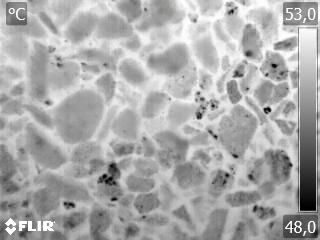
#> input picture img/103_E5R_0.jpg, 320 x 240 px, given in place of 104_E5R_0.jpg, which was not available
$ python blob_finder.py
#> lines starting #> are read from the running program, lines starting #| are printed output that depends on the picture; after the words box and inside, x2 and y2 are one past the last pixel; in counts of white or black regions, pixels touching at a corner belong together; pictures that were not available may be replaced by others from this repository, and a replacement may not be noted
### img_processing.py
'''Supporting functions for image preprocessng, data loading and labeling.'''

import glob

import matplotlib.pyplot as plt
import natsort
import numpy as np
from PIL import Image
import pytesseract
from skimage.color import rgb2gray
from skimage.exposure import histogram
from skimage.filters import threshold_otsu
from skimage.io import imread
from skimage.transform import rescale
from skimage.util import invert, crop


def show_with_hist(img, title):
    '''Plot imgage alongside its histogram.'''
    plt.figure()
    plt.subplot(121)
    plt.imshow(img, cmap=plt.get_cmap('gray'))
    plt.title(title)
    hist, bins_center = histogram(img)
    plt.subplot(122)
    plt.plot(bins_center, hist, lw=2)


def crop_ui(img):
    '''Remove FLIR camera UI from image'''
    img_cropped = crop(img, ((27, 19), (25, 37)))
    return img_cropped


def get_temperature_bounds(img, bounds=(((6, 24), (283, 318)),
                                        ((219, 236), (283, 318)))):
    '''Extract temperature values from FLIR UI on image.'''
    img = invert(img)
    temp_txt = []
    for bound in bounds:
        bound_img = img[slice(*bound[0]), slice(*bound[1])]
        bound_img = rescale(bound_img, 4, anti_aliasing=True)
        thr = threshold_otsu(bound_img)
        img_txt = bound_img > thr
        img_txt = Image.fromarray(img_txt)
        temp = pytesseract.image_to_string(img_txt, config='digits')
        if temp != '':
            temp = float(temp) / 10
        else:
            temp = 0
        temp_txt.append(temp)
    return temp_txt


# [43 lines left out: functions full_prepare, load_img_series, default_img_set, decode_labels, encode_labels, not called in this run]

### blob_finder.py
'''Find blobs in thermal images of grains.'''

from math import sqrt

import matplotlib.pyplot as plt
from skimage.color import rgb2gray
from skimage.feature import blob_dog
from skimage.io import imread
from skimage.util import invert

from img_processing import crop_ui, get_temperature_bounds, show_with_hist


def find_blobs(img):
    '''
    Find blobs in given image and get list of their positions and radiuses.
    '''
    # Detect blobs with Difference of Gaussian
    blobs = blob_dog(img, max_sigma=2, threshold=0.1)
    # Get blobs radiuses from each kernel sigma
    blobs[:, 2] = blobs[:, 2] * sqrt(2)
    return blobs


def main():
    '''Demo blob finding in grain image.'''
    # Load and show
    img = imread('img/104_E5R_0.jpg')
#> img is the input picture: shape (240, 320, 3); mean R, G, B 170.5, 170.5, 170.5
    img = rgb2gray(img)
#> img: shape (240, 320) float64
    show_with_hist(img, 'Original image')
#> in show_with_hist, `hist, bins_center = histogram(img)`: hist = 256 values, max 985 at index 158, min 3 at index 25, mean 300; bins_center = 256 values from 0.00195 to 0.998

    # Get temperature bounds
    print(get_temperature_bounds(img))
#> in get_temperature_bounds, `img = invert(img)`:
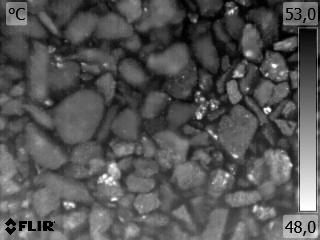
#> img: shape (240, 320) float64; min 0, max 1, mean 0.331
#> the loop in get_temperature_bounds, `for bound in bounds:` made 1 pass
#> thr on pass 1: 0.295
#> pass 1, in get_temperature_bounds, `bound_img = rescale(bound_img, 4, anti_aliasing=True)`:
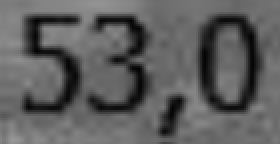
#> bound_img: shape (72, 140) float64 (shown 2 times larger); min 0.00717, max 0.595, mean 0.37
#> pass 1, in get_temperature_bounds, `img_txt = bound_img > thr`:
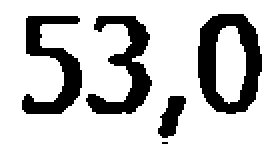
#> img_txt: shape (72, 140) bool (shown 2 times larger); 76.8% white; 5 black regions (1 under 20 px), largest, box (x1, y1, x2, y2) and area: (99, 7, 131, 57) 854, (43, 8, 76, 57) 664, (11, 8, 41, 57) 648, (79, 48, 93, 69) 171
#> after the loop in get_temperature_bounds, `for bound in bounds:`: temp_txt = []
#> (the call stopped at in get_temperature_bounds, `temp = pytesseract.image_to_string(img_txt, config='digits')`: pytesseract is not available in this run)

    # Crop
    img_crop = crop_ui(img)
#> in crop_ui, `img_cropped = crop(img, ((27, 19), (25, 37)))`:
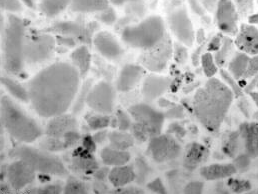
#> img_cropped: shape (194, 258) float64; min 0, max 1, mean 0.681
    show_with_hist(img_crop, 'Cropped image')

    # Invert
    img_inv = invert(img_crop)
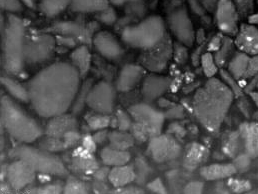
#> img_inv: shape (194, 258) float64; min 0, max 1, mean 0.319
    show_with_hist(img_inv, 'Inverted')

    img_prep = img_inv

    blobs = find_blobs(img_prep)
#> in find_blobs, `blobs = blob_dog(img, max_sigma=2, threshold=0.1)`: blobs = 47 rows, first 8: [82, 243, 1.6], [89, 174, 1.6], [38, 249, 1.6], [109, 190, 1], [129, 210, 1.6], [148, 202, 1], [78, 188, 1], [27, 223, 1.6]
#> blobs = 47 rows, first 8: [82, 243, 2.26], [89, 174, 2.26], [38, 249, 2.26], [109, 190, 1.41], [129, 210, 2.26], [148, 202, 1.41], [78, 188, 1.41], [27, 223, 2.26]

    _, ax = plt.subplots(1)
    plt.title("blobs detection with DoH")
    plt.imshow(img_crop, cmap=plt.get_cmap('gray'))
    for blob in blobs:
        y, x, r = blob
        c = plt.Circle((x, y), r, color='r', linewidth=0.75, fill=False)
        ax.add_patch(c)
#> this loop made 47 passes
#> (y, x, r) on passes 1 to 12: (82, 243, 2.26), (89, 174, 2.26), (38, 249, 2.26), (109, 190, 1.41), (129, 210, 2.26), (148, 202, 1.41), (78, 188, 1.41), (27, 223, 2.26), (66, 173, 1.41), (177, 46, 2.26), (172, 88, 1.41), (48, 241, 1.41)
    ax.set_axis_off()
    print(len(blobs))
#| 47


if __name__ == "__main__":
    main()
#> figure, not shown here; panel 2: curve peaks at x = 0.619, y = 985
#> figure, not shown here; panel 2: curve peaks at x = 0.619, y = 706
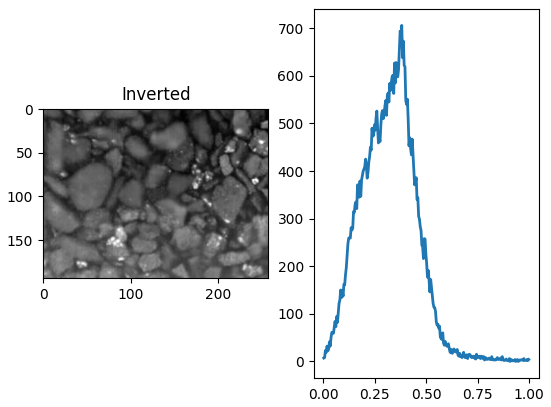
#> figure drawn by matplotlib, 2 panels; panel 2: curve peaks at x = 0.381, y = 706
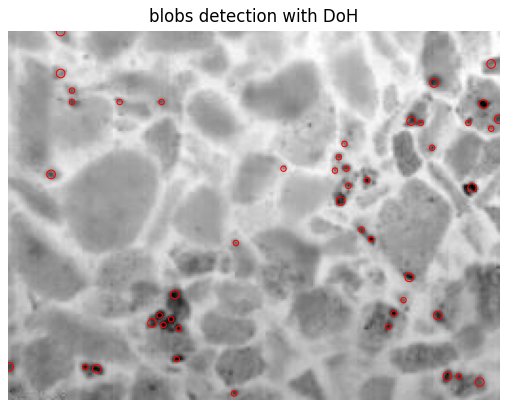
#> figure drawn by matplotlib, 1 panel

$ run again, on img/103_E5R_4.jpg
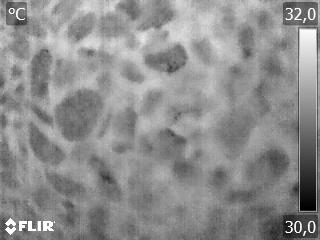
#> input picture img/103_E5R_4.jpg, 320 x 240 px, given in place of 104_E5R_0.jpg, which was not available
#> in main, img is the input picture: shape (240, 320, 3); min 0, max 255, mean 141.6
#> hist = 256 values, max 1108 at index 135, min 3 at index 9, mean 300; bins_center = 256 values from 0.00195 to 0.998
#> the loop in get_temperature_bounds, `for bound in bounds:` made 1 pass
#> thr on pass 1: 0.399
#> pass 1, in get_temperature_bounds, `img_txt = bound_img > thr`:
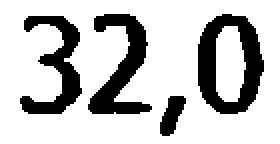
#> img_txt: shape (72, 140) bool (shown 2 times larger); 76.5% white; 4 black regions, box (x1, y1, x2, y2) and area: (99, 7, 132, 57) 866, (44, 7, 76, 57) 706, (10, 8, 41, 57) 637, (80, 48, 93, 68) 158
#> after the loop in get_temperature_bounds, `for bound in bounds:`: temp_txt = []
#> in find_blobs, `blobs = blob_dog(img, max_sigma=2, threshold=0.1)`: blobs = empty array
#| 0
#> `main()`:
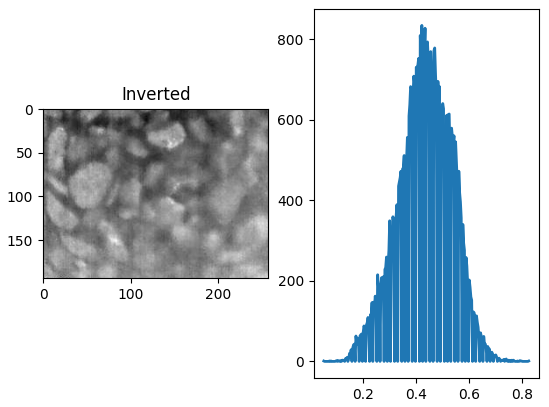
#> figure drawn by matplotlib, 2 panels; panel 2: curve peaks at x = 0.423, y = 834

$ run again, on img/105_E11R_0.jpg
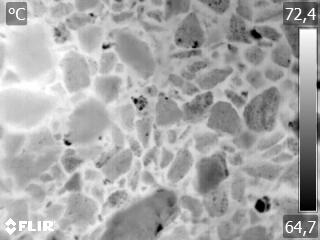
#> input picture img/105_E11R_0.jpg, 320 x 240 px, given in place of 104_E5R_0.jpg, which was not available
#> in main, img is the input picture: shape (240, 320, 3); min 0, max 255, mean 168
#> hist = 256 values, max 932 at index 177, min 5 at index 15, mean 300; bins_center = 256 values from 0.00195 to 0.998
#> the loop in get_temperature_bounds, `for bound in bounds:` made 1 pass
#> thr on pass 1: 0.447
#> pass 1, in get_temperature_bounds, `img_txt = bound_img > thr`:
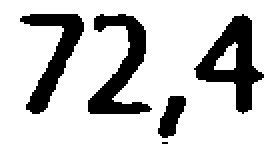
#> img_txt: shape (72, 140) bool (shown 2 times larger); 78.7% white; 5 black regions (1 under 20 px), largest, box (x1, y1, x2, y2) and area: (97, 7, 132, 57) 715, (44, 7, 76, 57) 669, (10, 7, 42, 57) 585, (79, 48, 93, 69) 176
#> after the loop in get_temperature_bounds, `for bound in bounds:`: temp_txt = []
#> in find_blobs, `blobs = blob_dog(img, max_sigma=2, threshold=0.1)`: blobs = 35 rows, first 8: [116, 42, 1.6], [20, 79, 1.6], [73, 110, 1.6], [81, 115, 1], [17, 171, 1.6], [66, 219, 1.6], [9, 233, 1.6], [5, 228, 1.6]
#> in main, `blobs = find_blobs(img_prep)`: blobs = 35 rows, first 8: [116, 42, 2.26], [20, 79, 2.26], [73, 110, 2.26], [81, 115, 1.41], [17, 171, 2.26], [66, 219, 2.26], [9, 233, 2.26], [5, 228, 2.26]
#> the loop in main, `for blob in blobs:` made 35 passes
#| 35
#> `main()`:
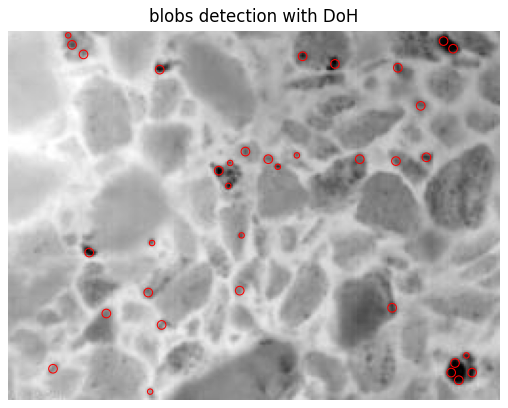
#> figure drawn by matplotlib, 1 panel

$ run again, on img/105_E11R_1.jpg
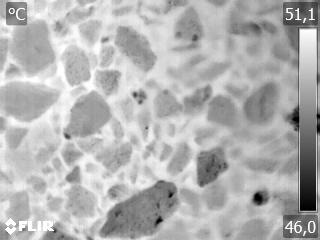
#> input picture img/105_E11R_1.jpg, 320 x 240 px, given in place of 104_E5R_0.jpg, which was not available
#> in main, img is the input picture: shape (240, 320, 3); min 0, max 255, mean 178.6
#> hist = 256 values, max 962 at index 180, min 6 at index 27, mean 300; bins_center = 256 values from 0.00195 to 0.998
#> the loop in get_temperature_bounds, `for bound in bounds:` made 1 pass
#> thr on pass 1: 0.434
#> after the loop in get_temperature_bounds, `for bound in bounds:`: temp_txt = []
#> in find_blobs, `blobs = blob_dog(img, max_sigma=2, threshold=0.1)`: blobs = 14 rows, first 8: [193, 134, 1.6], [109, 42, 1.6], [67, 109, 1.6], [168, 231, 1.6], [168, 145, 1.6], [101, 121, 1], [12, 80, 1.6], [75, 115, 1.6]
#> in main, `blobs = find_blobs(img_prep)`: blobs = 14 rows, first 8: [193, 134, 2.26], [109, 42, 2.26], [67, 109, 2.26], [168, 231, 2.26], [168, 145, 2.26], [101, 121, 1.41], [12, 80, 2.26], [75, 115, 2.26]
#> the loop in main, `for blob in blobs:` made 14 passes
#| 14
#> `main()`:
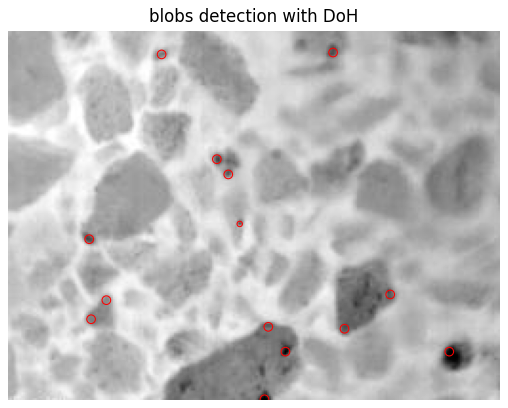
#> figure drawn by matplotlib, 1 panel
